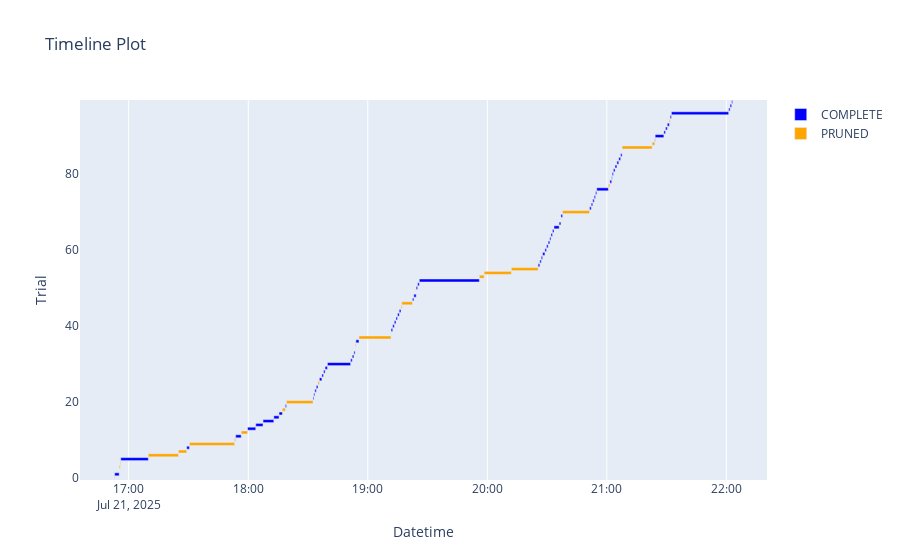

Notebook code for this chart:
### Markdown cell above
#### **Timeline plot**

### Code cell
plot_timeline(study_gam_bs)
